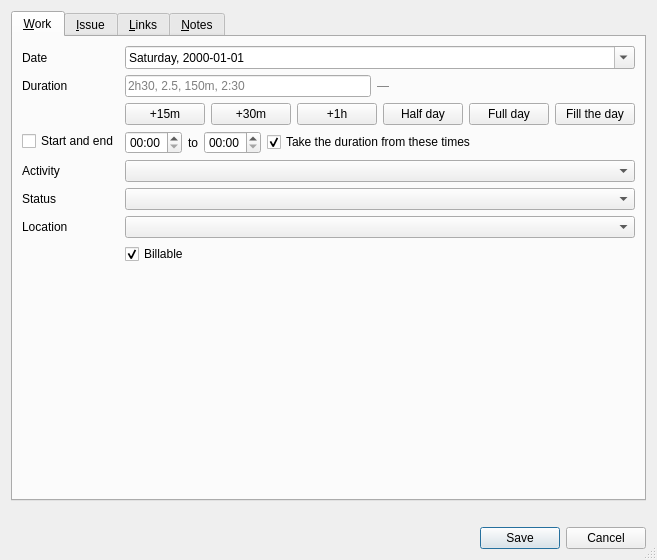
<?xml version="1.0" encoding="UTF-8"?>
<ui version="4.0">
 <class>EntryDialog</class>
 <widget class="QDialog" name="EntryDialog">
  <property name="geometry">
   <rect><x>0</x><y>0</y><width>640</width><height>560</height></rect>
  </property>
  <property name="windowTitle"><string>Work entry</string></property>
  <property name="sizeGripEnabled"><bool>true</bool></property>
  <layout class="QVBoxLayout" name="dialogLayout">
   <item>
    <widget class="QTabWidget" name="tabWidget">
     <property name="currentIndex"><number>0</number></property>

     <widget class="QWidget" name="tabWork">
      <attribute name="title"><string>&amp;Work</string></attribute>
      <layout class="QFormLayout" name="workLayout">
       <item row="0" column="0">
        <widget class="QLabel" name="labelDate"><property name="text"><string>Date</string></property></widget>
       </item>
       <item row="0" column="1">
        <widget class="QDateEdit" name="dateEdit">
         <property name="calendarPopup"><bool>true</bool></property>
         <property name="displayFormat"><string>dddd, yyyy-MM-dd</string></property>
        </widget>
       </item>
       <item row="1" column="0">
        <widget class="QLabel" name="labelDuration"><property name="text"><string>Duration</string></property></widget>
       </item>
       <item row="1" column="1">
        <layout class="QHBoxLayout" name="durationLayout">
         <item>
          <widget class="QLineEdit" name="lineDuration">
           <property name="placeholderText"><string>2h30, 2.5, 150m, 2:30</string></property>
           <property name="maximumWidth"><number>140</number></property>
          </widget>
         </item>
         <item>
          <widget class="QLabel" name="labelDurationHint">
           <property name="text"><string>&#8212;</string></property>
           <property name="styleSheet"><string>color: #777;</string></property>
          </widget>
         </item>
         <item>
          <spacer name="durationSpacer">
           <property name="orientation"><enum>Qt::Horizontal</enum></property>
           <property name="sizeHint" stdset="0"><size><width>20</width><height>20</height></size></property>
          </spacer>
         </item>
        </layout>
       </item>
       <item row="2" column="1">
        <layout class="QHBoxLayout" name="quickDurationLayout">
         <item><widget class="QPushButton" name="buttonQuarterHour"><property name="text"><string>+15m</string></property><property name="maximumWidth"><number>60</number></property></widget></item>
         <item><widget class="QPushButton" name="buttonHalfHour"><property name="text"><string>+30m</string></property><property name="maximumWidth"><number>60</number></property></widget></item>
         <item><widget class="QPushButton" name="buttonOneHour"><property name="text"><string>+1h</string></property><property name="maximumWidth"><number>60</number></property></widget></item>
         <item><widget class="QPushButton" name="buttonHalfDay"><property name="text"><string>Half day</string></property></widget></item>
         <item><widget class="QPushButton" name="buttonFullDay"><property name="text"><string>Full day</string></property></widget></item>
         <item><widget class="QPushButton" name="buttonRestOfDay"><property name="text"><string>Fill the day</string></property><property name="toolTip"><string>Set the duration to whatever is still missing from this day's target</string></property></widget></item>
         <item>
          <spacer name="quickDurationSpacer">
           <property name="orientation"><enum>Qt::Horizontal</enum></property>
           <property name="sizeHint" stdset="0"><size><width>20</width><height>20</height></size></property>
          </spacer>
         </item>
        </layout>
       </item>
       <item row="3" column="0">
        <widget class="QCheckBox" name="checkUseTimes"><property name="text"><string>Start and end</string></property></widget>
       </item>
       <item row="3" column="1">
        <layout class="QHBoxLayout" name="timesLayout">
         <item>
          <widget class="QTimeEdit" name="timeStart"><property name="displayFormat"><string>HH:mm</string></property></widget>
         </item>
         <item>
          <widget class="QLabel" name="labelTimeSeparator"><property name="text"><string>to</string></property></widget>
         </item>
         <item>
          <widget class="QTimeEdit" name="timeEnd"><property name="displayFormat"><string>HH:mm</string></property></widget>
         </item>
         <item>
          <widget class="QCheckBox" name="checkDurationFromTimes">
           <property name="text"><string>Take the duration from these times</string></property>
           <property name="checked"><bool>true</bool></property>
          </widget>
         </item>
         <item>
          <spacer name="timesSpacer">
           <property name="orientation"><enum>Qt::Horizontal</enum></property>
           <property name="sizeHint" stdset="0"><size><width>20</width><height>20</height></size></property>
          </spacer>
         </item>
        </layout>
       </item>
       <item row="4" column="0">
        <widget class="QLabel" name="labelActivity"><property name="text"><string>Activity</string></property></widget>
       </item>
       <item row="4" column="1">
        <widget class="QComboBox" name="comboActivity"/>
       </item>
       <item row="5" column="0">
        <widget class="QLabel" name="labelStatus"><property name="text"><string>Status</string></property></widget>
       </item>
       <item row="5" column="1">
        <widget class="QComboBox" name="comboStatus"/>
       </item>
       <item row="6" column="0">
        <widget class="QLabel" name="labelLocation"><property name="text"><string>Location</string></property></widget>
       </item>
       <item row="6" column="1">
        <widget class="QComboBox" name="comboLocation"/>
       </item>
       <item row="7" column="1">
        <widget class="QCheckBox" name="checkBillable">
         <property name="text"><string>Billable</string></property>
         <property name="checked"><bool>true</bool></property>
        </widget>
       </item>
      </layout>
     </widget>

     <widget class="QWidget" name="tabIssue">
      <attribute name="title"><string>&amp;Issue</string></attribute>
      <layout class="QFormLayout" name="issueLayout">
       <item row="0" column="0"><widget class="QLabel" name="labelIssueKey"><property name="text"><string>Issue key</string></property></widget></item>
       <item row="0" column="1">
        <layout class="QHBoxLayout" name="issueKeyLayout">
         <item>
          <widget class="QComboBox" name="comboIssueKey">
           <property name="editable"><bool>true</bool></property>
           <property name="insertPolicy"><enum>QComboBox::NoInsert</enum></property>
           <property name="toolTip"><string>Pick a recent issue to fill in everything you logged against it last time</string></property>
          </widget>
         </item>
         <item>
          <widget class="QPushButton" name="buttonFillFromRecent">
           <property name="text"><string>Reuse details</string></property>
          </widget>
         </item>
        </layout>
       </item>
       <item row="1" column="0"><widget class="QLabel" name="labelSummary"><property name="text"><string>Summary</string></property></widget></item>
       <item row="1" column="1"><widget class="QLineEdit" name="lineSummary"><property name="placeholderText"><string>What the issue is about</string></property></widget></item>
       <item row="2" column="0"><widget class="QLabel" name="labelProject"><property name="text"><string>Project</string></property></widget></item>
       <item row="2" column="1"><widget class="QLineEdit" name="lineProject"><property name="placeholderText"><string>Left empty, it is taken from the issue key</string></property></widget></item>
       <item row="3" column="0"><widget class="QLabel" name="labelIssueType"><property name="text"><string>Issue type</string></property></widget></item>
       <item row="3" column="1"><widget class="QComboBox" name="comboIssueType"><property name="editable"><bool>true</bool></property></widget></item>
       <item row="4" column="0"><widget class="QLabel" name="labelPriority"><property name="text"><string>Priority</string></property></widget></item>
       <item row="4" column="1"><widget class="QComboBox" name="comboPriority"/></item>
       <item row="5" column="0"><widget class="QLabel" name="labelEpic"><property name="text"><string>Epic</string></property></widget></item>
       <item row="5" column="1"><widget class="QComboBox" name="comboEpic"><property name="editable"><bool>true</bool></property></widget></item>
       <item row="6" column="0"><widget class="QLabel" name="labelSprint"><property name="text"><string>Sprint</string></property></widget></item>
       <item row="6" column="1"><widget class="QComboBox" name="comboSprint"><property name="editable"><bool>true</bool></property></widget></item>
       <item row="7" column="0"><widget class="QLabel" name="labelComponent"><property name="text"><string>Component</string></property></widget></item>
       <item row="7" column="1"><widget class="QComboBox" name="comboComponent"><property name="editable"><bool>true</bool></property></widget></item>
       <item row="8" column="0"><widget class="QLabel" name="labelFixVersion"><property name="text"><string>Fix version</string></property></widget></item>
       <item row="8" column="1"><widget class="QComboBox" name="comboFixVersion"><property name="editable"><bool>true</bool></property></widget></item>
      </layout>
     </widget>

     <widget class="QWidget" name="tabLinks">
      <attribute name="title"><string>&amp;Links</string></attribute>
      <layout class="QFormLayout" name="linksLayout">
       <item row="0" column="0"><widget class="QLabel" name="labelIssueUrl"><property name="text"><string>Issue URL</string></property></widget></item>
       <item row="0" column="1">
        <layout class="QHBoxLayout" name="issueUrlLayout">
         <item><widget class="QLineEdit" name="lineIssueUrl"/></item>
         <item><widget class="QPushButton" name="buttonOpenIssueUrl"><property name="text"><string>Open</string></property></widget></item>
        </layout>
       </item>
       <item row="1" column="0"><widget class="QLabel" name="labelMergeRequest"><property name="text"><string>Merge request</string></property></widget></item>
       <item row="1" column="1">
        <layout class="QHBoxLayout" name="mergeRequestLayout">
         <item><widget class="QLineEdit" name="lineMergeRequest"/></item>
         <item><widget class="QPushButton" name="buttonOpenMergeRequest"><property name="text"><string>Open</string></property></widget></item>
        </layout>
       </item>
       <item row="2" column="0"><widget class="QLabel" name="labelBranch"><property name="text"><string>Branch</string></property></widget></item>
       <item row="2" column="1"><widget class="QComboBox" name="comboBranch"><property name="editable"><bool>true</bool></property></widget></item>
       <item row="3" column="0"><widget class="QLabel" name="labelTestsheetName"><property name="text"><string>Testsheet</string></property></widget></item>
       <item row="3" column="1"><widget class="QLineEdit" name="lineTestsheetName"/></item>
       <item row="4" column="0"><widget class="QLabel" name="labelTestsheetUrl"><property name="text"><string>Testsheet URL</string></property></widget></item>
       <item row="4" column="1">
        <layout class="QHBoxLayout" name="testsheetUrlLayout">
         <item><widget class="QLineEdit" name="lineTestsheetUrl"/></item>
         <item><widget class="QPushButton" name="buttonOpenTestsheet"><property name="text"><string>Open</string></property></widget></item>
        </layout>
       </item>
      </layout>
     </widget>

     <widget class="QWidget" name="tabNotes">
      <attribute name="title"><string>&amp;Notes</string></attribute>
      <layout class="QVBoxLayout" name="notesLayout">
       <item>
        <widget class="QLabel" name="labelDescription">
         <property name="text"><string>What was actually done - this is what ends up in the stand-up note</string></property>
        </widget>
       </item>
       <item>
        <widget class="QPlainTextEdit" name="textDescription"/>
       </item>
       <item>
        <layout class="QHBoxLayout" name="tagsLayout">
         <item><widget class="QLabel" name="labelTags"><property name="text"><string>Tags</string></property></widget></item>
         <item>
          <widget class="QLineEdit" name="lineTags">
           <property name="placeholderText"><string>comma, separated, labels</string></property>
          </widget>
         </item>
        </layout>
       </item>
      </layout>
     </widget>

    </widget>
   </item>
   <item>
    <widget class="QLabel" name="labelError">
     <property name="text"><string/></property>
     <property name="styleSheet"><string>color: #B00020;</string></property>
     <property name="wordWrap"><bool>true</bool></property>
    </widget>
   </item>
   <item>
    <widget class="QDialogButtonBox" name="buttonBox">
     <property name="orientation"><enum>Qt::Horizontal</enum></property>
     <property name="standardButtons"><set>QDialogButtonBox::Cancel|QDialogButtonBox::Save</set></property>
    </widget>
   </item>
  </layout>
 </widget>
 <resources/>
 <connections/>
</ui>
